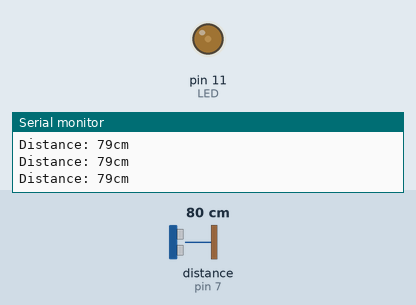
Simulated run of this sketch. Board: Arduino Uno, built with avr-gcc and run on an emulated ATmega328P. On the bench: output pins drawn as LEDs (lit = HIGH), the last lines printed to the serial monitor. Wiring (inferred from the names in the program): ultrasonic range finder: trigger pin 8; echo pin 7. The test bench sets the inputs (shaded band); at power-on: distance to the obstacle (sensor on pin 7) 80 cm. The echo pulse lasts 58.3 µs per cm; pins used as bus, display or sensor lines are not drawn.

Above: at 1.2 s.
1.3 s: distance to the obstacle (sensor on pin 7) set to 2 cm
At 2.5 s:
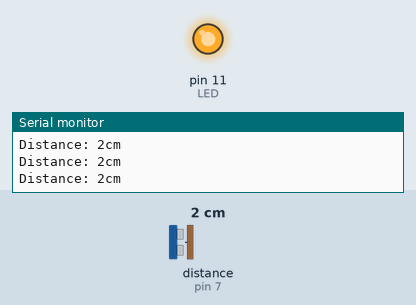
2.8 s: distance to the obstacle (sensor on pin 7) set to 120 cm
At 3.2 s:
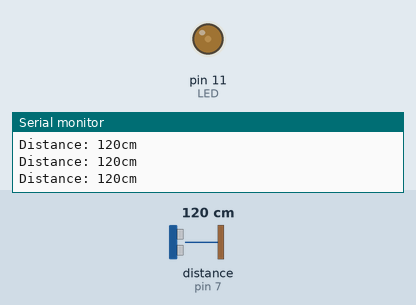
4.3 s: distance to the obstacle (sensor on pin 7) set to 4 cm
At 5.0 s:
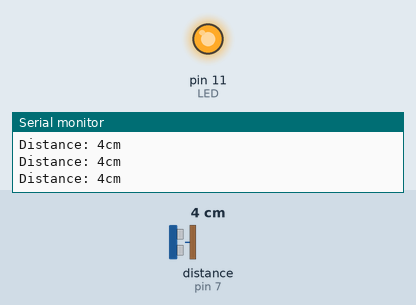
Timing chart, 0 to 7.3 s (numbered marks = the images above; inputs shaded):
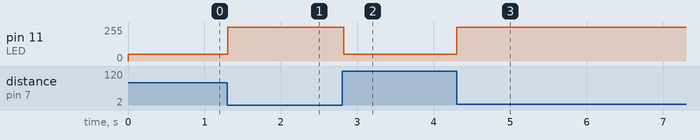

The sketch:

Ultrasonic_sensor.ino
```cpp
#define echoPin 7 // attach pin D2 Arduino to pin Echo of HC-SR04
#define trigPin 8 //attach pin D3 Arduino to pin Trig of HC-SR04

// defines variables
long duration; // variable for the duration of sound wave travel
int distance; // variable for the distance measurement
int LED = 11;

void setup() {
  pinMode(trigPin, OUTPUT); // Sets the trigPin as an OUTPUT
  pinMode(echoPin, INPUT); // Sets the echoPin as an INPUT
  Serial.begin(9600); // // Serial Communication is starting with 9600 of baudrate speed
  Serial.println("Ultrasonic Sensor HC-SR04 Test"); // print some text in Serial Monitor
  Serial.println("with Arduino UNO R3");
  pinMode(LED, OUTPUT);
}
void loop() {
  // Clears the trigPin condition
  digitalWrite(trigPin, LOW);
  delayMicroseconds(2);
  // Sets the trigPin HIGH (ACTIVE) for 10 microseconds
  digitalWrite(trigPin, HIGH);
  delayMicroseconds(10);
  digitalWrite(trigPin, LOW);
  // Reads the echoPin, returns the sound wave travel time in microseconds
  duration = pulseIn(echoPin, HIGH);
  // Calculating the distance
  // distance = duration * 0.034 / 2; // Speed of sound wave divided by 2 (go and back)
  // Displays the distance on the Serial Monitor
  distance = duration/58.2;

{
  if (distance <= 30) {
      analogWrite(LED, 255);
      // delay(500);
  }
  else if (distance >= 30) {
    analogWrite(LED, 50);
  }
  // delay(2000);
}

  Serial.print("Distance: ");
  Serial.print(distance);
  Serial.println("cm");


}
```

Measured:
- after the input at 1.3 s, pin 11 (LED): 50/255 → 255/255 at once
- after the input at 2.8 s, pin 11 (LED): 255/255 → 50/255 at once
- after the input at 4.3 s, pin 11 (LED): 50/255 → 255/255 at once
